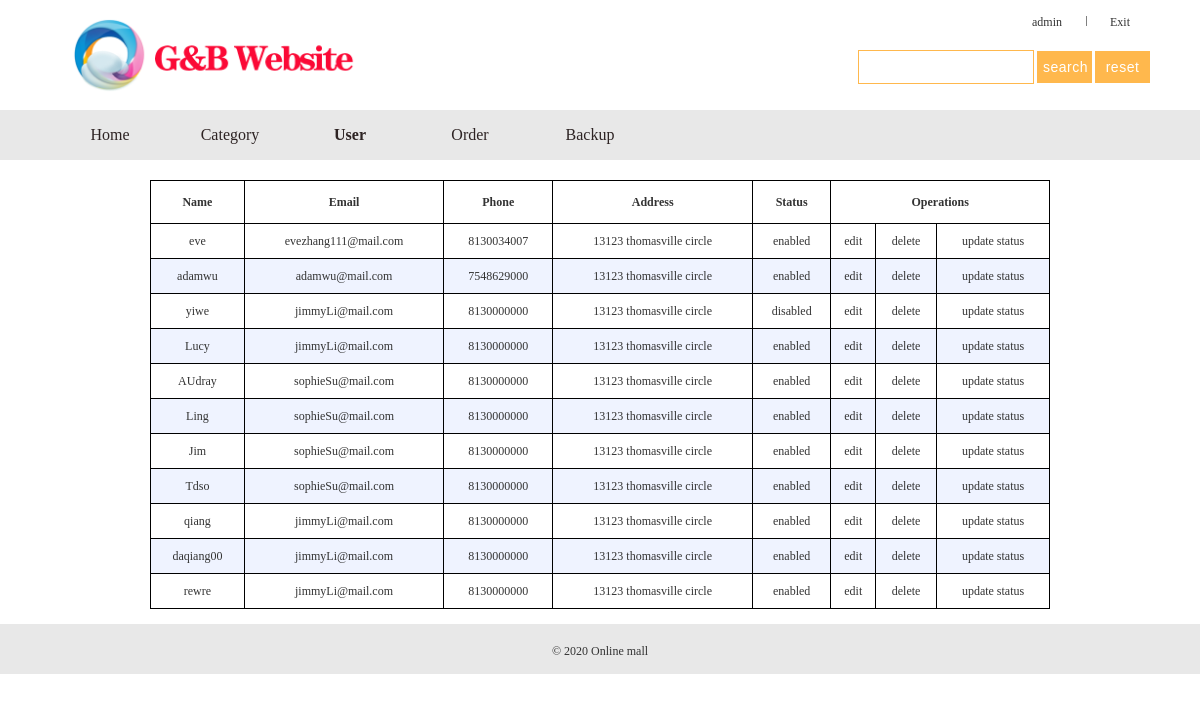
The page /user.php (signed in) on the database its author committed.
### tables this page shows
CREATE TABLE `user` (
  `id` int NOT NULL AUTO_INCREMENT,
  `name` varchar(255) NOT NULL,
  `password` varchar(255) NOT NULL,
  `email` varchar(255) DEFAULT 'sophieSu@mail.com',
  `phone` varchar(255) DEFAULT '8130000000',
  `address` varchar(255) DEFAULT '13123 thomasville circle',
  `type` varchar(50) NOT NULL DEFAULT 'user',
  `status` varchar(50) NOT NULL DEFAULT 'enabled',
  PRIMARY KEY (`id`),
  UNIQUE KEY `name` (`name`)
);

### user.php (the view, shortened to what this page needs)
<?php
    include "php/config.php";
?>
<!DOCTYPE html>
<html xmlns="http://www.w3.org/1999/xhtml">
<head runat="server">
    <link rel="stylesheet" type="text/css" href="css/global.css" />
</head>
<body>
    <?php include "publicFile/head.php"; ?>
    <div class="container">
        <div class="menu">
            <ul class="navbar main">
                <li class="nav"><a href="index.php">Home</a></li>
                <li class="nav"><a href="category.php">Category</a></li>
                <li class="nav active"><a href="user.php">User</a></li>
                <li class="nav"><a href="order.php">Order</a></li>
                <li class="nav"><a href="backup.php">Backup</a></li>
            </ul>
        </div>
    </div>
    <div class="container content">
		<table class="table_big" width="900" border="1px" bordercolor="#000000" cellspacing="0px" style="border-collapse:collapse">
			<tr>
				<th>Name</th>
                <th>Email</th>
				<th>Phone</th>
				<th>Address</th>
				<th>Status</th>
				<th colspan="3">Operations</th>
			</tr>
		<?php
            $link=@mysqli_connect($mysql_servername , $mysql_username , $mysql_password , $mysql_database);
			$sql = "select * from `user` where `name` != 'admin' order by `id` asc";
			mysqli_query($link,"SET NAMES UTF8");
			$query = mysqli_query($link,$sql);
			$i = 0;
        while ($row = mysqli_fetch_array($query)) {
            if ($i % 2 == 1)
                echo '<tr bgcolor="#eff3ff">';
            else
                echo '<tr bgcolor="#ffffff">';
            ?>
            <td><?= $row["name"] ?></td>
            <td><?= $row["email"] ?></td>
            <td><?= $row["phone"] ?></td>
            <td><?= $row["address"] ?></td>
            <td><?= $row["status"] ?></td>
            <td><a href="userInfo.php?id=<?= $row["id"] ?>">edit</a></td>
            <td><a href="php/delete_item.php?id=<?= $row["id"] ?>&table=user"
                   onclick='return confirm("Do you really want to delete it?")'>delete</a></td>
            <td><a href="?id=<?= $row["id"] ?>&status=<?= $row["status"] ?>">update status</a></td>
			</tr>
		<?php
				$i ++;
			}
		?>
		</table>
    </div>
    <?php include "publicFile/footer.php"; ?>
</body>
</html>

### css/global.css (style rules this page uses)
ul, li, form, p, h1, h2, h3, h4, dd { margin: 0; padding: 0; }
ul li { list-style: none; }
* { word-wrap: break-word; }
a { color: #333; text-decoration: none; }
.container { width: 100%; margin-top: 15px; }
.main { margin: 0 auto; width: 1100px; }
.menu { width: 100%; height: 50px; background: #e8e8e8; }
.menu .navbar { line-height: 50px; overflow: hidden; height: 50px; }
.menu .navbar .nav { float: left; height: 50px; line-height: 50px; font-weight: normal; font-size: 16px; }
.menu .navbar .nav a { float: left; width: 120px; height: 50px; color: #2d2323; overflow: hidden; text-align: center; }
.menu .navbar .nav a:hover, .menu .navbar .nav.active a { font-weight: bold; }
.table_big { margin: 0 auto; margin-top: 20px; }
.table_big tr { text-align: center; }
.table_big tr th { height: 40px; }
.table_big tr td { padding: 5px; height: 24px; }

### rows shown on the page
user: name "eve", email "evezhang111@mail.com", phone "8130034007", address "13123 thomasville circle", status "enabled"
user: name "adamwu", email "adamwu@mail.com", phone "7548629000", address "13123 thomasville circle", status "enabled"
user: name "yiwe", email "jimmyLi@mail.com", phone "8130000000", address "13123 thomasville circle", status "disabled"
user: name "Lucy", email "jimmyLi@mail.com", phone "8130000000", address "13123 thomasville circle", status "enabled"
user: name "AUdray", email "sophieSu@mail.com", phone "8130000000", address "13123 thomasville circle", status "enabled"
user: name "Ling", email "sophieSu@mail.com", phone "8130000000", address "13123 thomasville circle", status "enabled"
user: name "Jim", email "sophieSu@mail.com", phone "8130000000", address "13123 thomasville circle", status "enabled"
user: name "Tdso", email "sophieSu@mail.com", phone "8130000000", address "13123 thomasville circle", status "enabled"
user: name "qiang", email "jimmyLi@mail.com", phone "8130000000", address "13123 thomasville circle", status "enabled"
user: name "daqiang00", email "jimmyLi@mail.com", phone "8130000000", address "13123 thomasville circle", status "enabled"
user: name "rewre", email "jimmyLi@mail.com", phone "8130000000", address "13123 thomasville circle", status "enabled"

### other values the page prints
$_SESSION['user']["name"] "admin"
